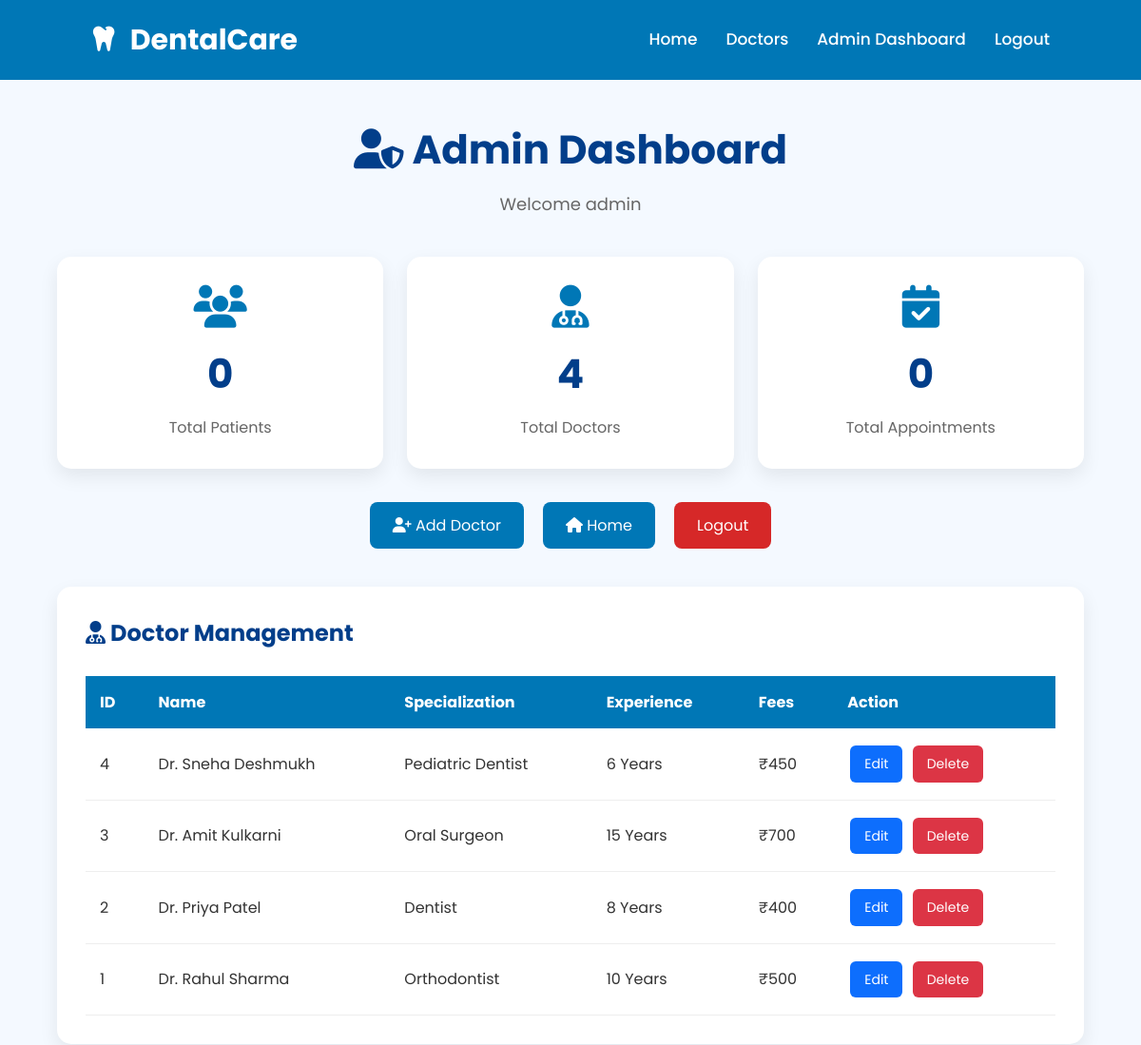
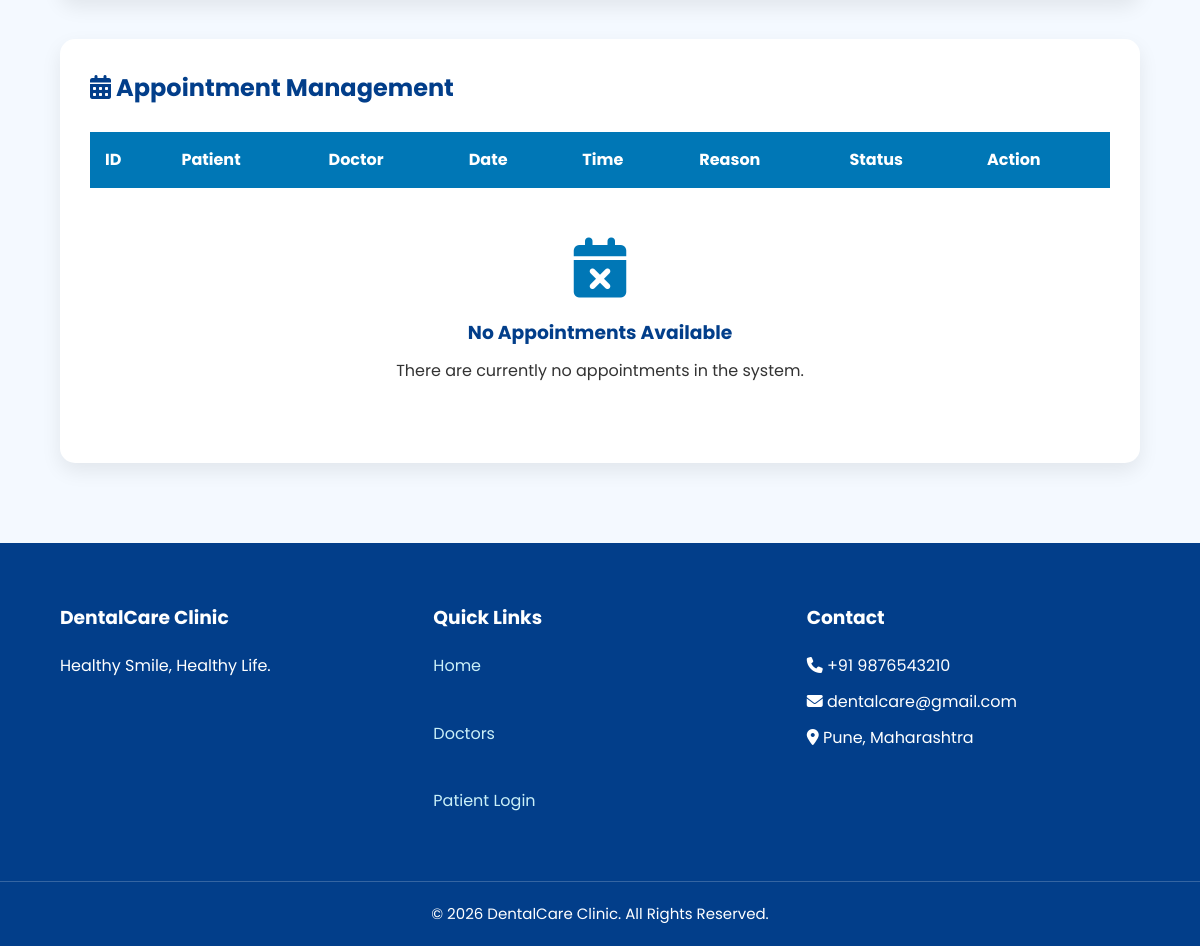
Page /admin/dashboard (signed in) on the earlier database version (2 pictures, top to bottom).
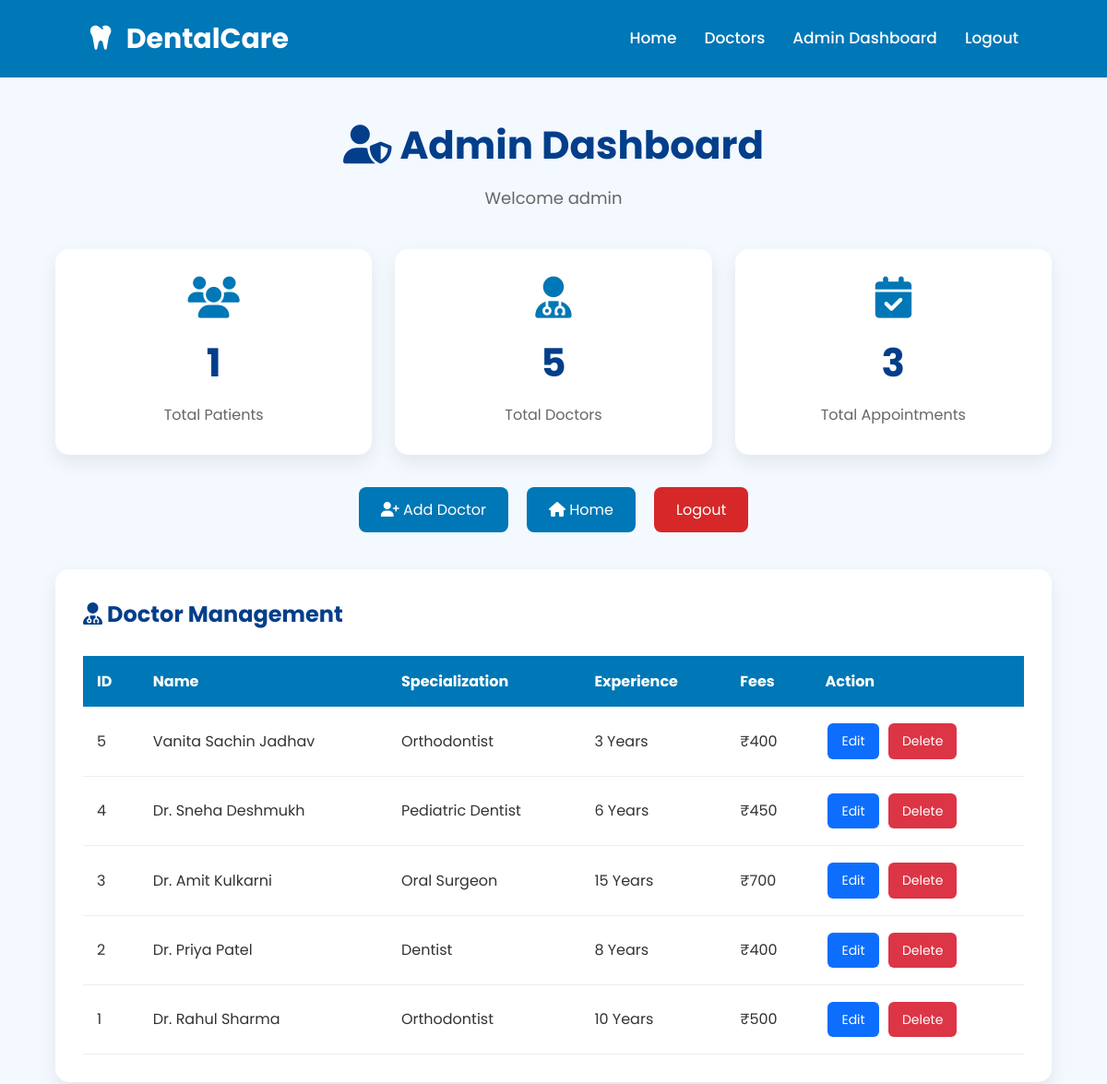
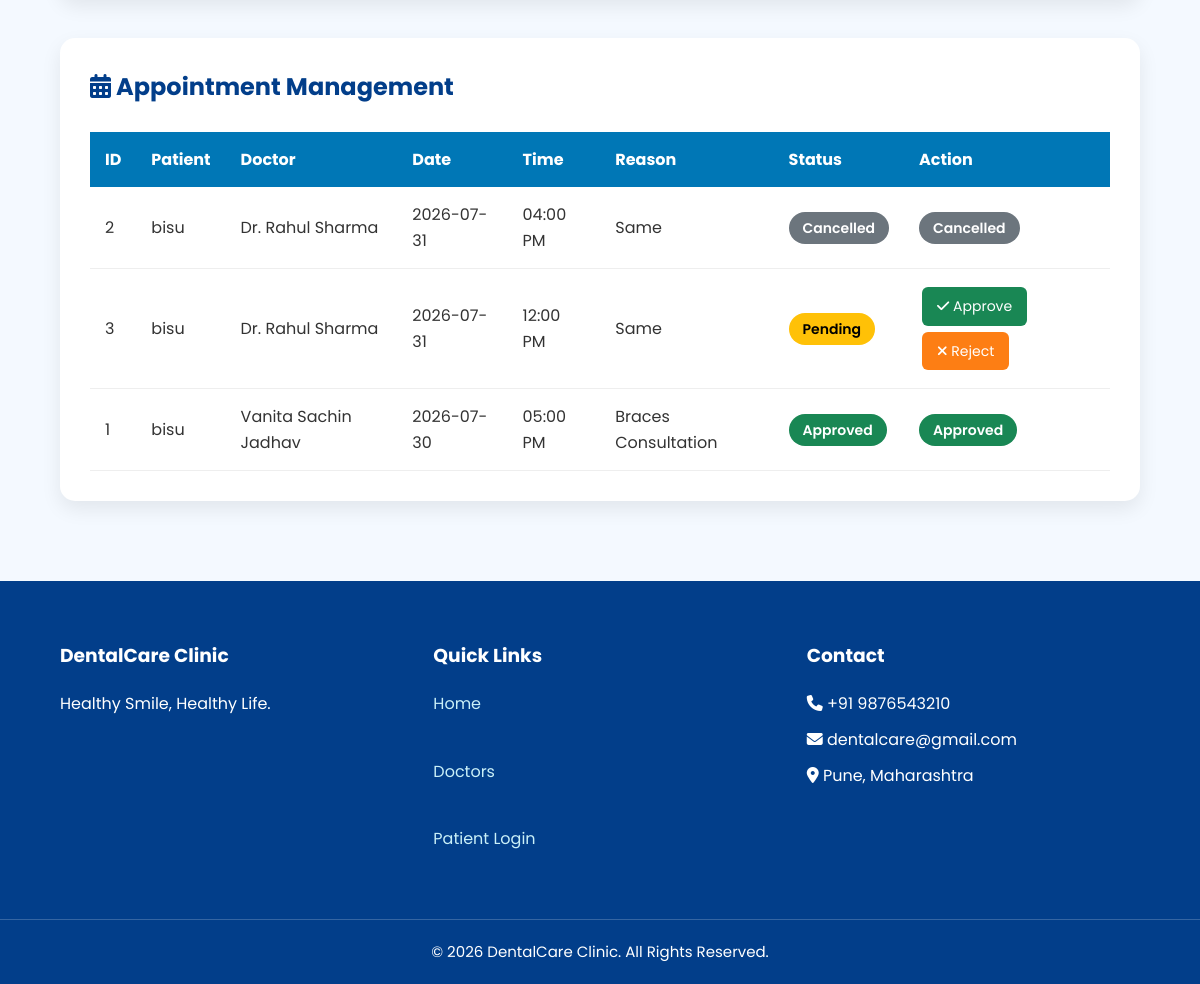
Same page on the later database version (2 pictures, top to bottom).
### tables this page shows
CREATE TABLE doctors(
        id INTEGER PRIMARY KEY AUTOINCREMENT,
        name TEXT NOT NULL,
        specialization TEXT NOT NULL,
        experience INTEGER,
        fees INTEGER,
        image TEXT,
        about TEXT
    );

CREATE TABLE appointments(
        id INTEGER PRIMARY KEY AUTOINCREMENT,
        patient_id INTEGER NOT NULL,
        doctor_id INTEGER NOT NULL,
        appointment_date TEXT NOT NULL,
        appointment_time TEXT NOT NULL,
        reason TEXT,
        status TEXT DEFAULT 'Pending',
        FOREIGN KEY(patient_id) REFERENCES patients(id),
        FOREIGN KEY(doctor_id) REFERENCES doctors(id)
    );

CREATE TABLE patients(
        id INTEGER PRIMARY KEY AUTOINCREMENT,
        name TEXT NOT NULL,
        email TEXT UNIQUE NOT NULL,
        phone TEXT NOT NULL,
        password TEXT NOT NULL
    );

### app.py (the view)
@app.route("/admin/dashboard")
def admin_dashboard():
    if "admin" not in session:
        return redirect(url_for("admin"))
    conn = get_db_connection()
    patient_count = conn.execute(
        "SELECT COUNT(*) FROM patients"
    ).fetchone()[0]
    doctor_count = conn.execute(
        "SELECT COUNT(*) FROM doctors"
    ).fetchone()[0]
    appointment_count = conn.execute(
        "SELECT COUNT(*) FROM appointments"
    ).fetchone()[0]
    doctors = conn.execute("""
        SELECT *
        FROM doctors
        ORDER BY id DESC
    """).fetchall()
    appointments = conn.execute("""
        SELECT
            appointments.*,
            patients.name AS patient_name,
            doctors.name AS doctor_name
        FROM appointments
        JOIN patients
            ON appointments.patient_id = patients.id
        JOIN doctors
            ON appointments.doctor_id = doctors.id
        ORDER BY appointments.appointment_date DESC
    """).fetchall()
    conn.close()
    return render_template(
        "admin_dashboard.html",
        patient_count=patient_count,
        doctor_count=doctor_count,
        appointment_count=appointment_count,
        doctors=doctors,
        appointments=appointments
    )

### database.py (called while the page is built)
def get_db_connection():
    conn = sqlite3.connect(DATABASE)
    conn.row_factory = sqlite3.Row
    return conn

### templates/admin_dashboard.html (shortened to what this page needs)
{% extends "layout.html" %}
{% block content %}
<div class="admin-dashboard">
    <div class="dashboard-title">
        <h1>
            <i class="fa-solid fa-user-shield"></i>
            Admin Dashboard
        </h1>
        <p>
            Welcome {{ session['admin'] }}
        </p>
    </div>
    <div class="dashboard-cards">
        <div class="card">
            <i class="fa-solid fa-users"></i>
            <h2>{{ patient_count }}</h2>
            <p>Total Patients</p>
        </div>
        <div class="card">
            <i class="fa-solid fa-user-doctor"></i>
            <h2>{{ doctor_count }}</h2>
            <p>Total Doctors</p>
        </div>
        <div class="card">
            <i class="fa-solid fa-calendar-check"></i>
            <h2>{{ appointment_count }}</h2>
            <p>Total Appointments</p>
        </div>
    </div>
    <div class="admin-buttons">
        <a href="{{ url_for('add_doctor') }}" class="btn">
            <i class="fa-solid fa-user-plus"></i>
            Add Doctor
        </a>
        <a href="{{ url_for('home') }}" class="btn">
            <i class="fa-solid fa-house"></i>
            Home
        </a>
        <a href="{{ url_for('admin_logout') }}" class="btn btn-danger">
            Logout
        </a>
    </div>
    <div class="table-container">
        <h2>
            <i class="fa-solid fa-user-doctor"></i>
            Doctor Management
        </h2>
        <table class="appointment-table">
            <thead>
                <tr>
                    <th>ID</th>
                    <th>Name</th>
                    <th>Specialization</th>
                    <th>Experience</th>
                    <th>Fees</th>
                    <th>Action</th>
                </tr>
            </thead>
            <tbody>
            {% for doctor in doctors %}
                <tr>
                    <td>{{ doctor['id'] }}</td>
                    <td>{{ doctor['name'] }}</td>
                    <td>{{ doctor['specialization'] }}</td>
                    <td>{{ doctor['experience'] }} Years</td>
                    <td>₹{{ doctor['fees'] }}</td>
                    <td>
                        <a href="{{ url_for('edit_doctor',
                        id=doctor['id']) }}"
                        class="btn-small edit">
                            Edit
                        </a>
                        <a href="{{ url_for('delete_doctor',
                        id=doctor['id']) }}"
                        class="btn-small delete"
                        onclick="return confirm('Delete this doctor?')">
                            Delete
                        </a>
                    </td>
                </tr>
            {% endfor %}
            </tbody>
        </table>
    </div>
    <div class="table-container">
        <h2>
            <i class="fa-solid fa-calendar-days"></i>
            Appointment Management
        </h2>
        <table class="appointment-table">
            <thead>
                <tr>
                    <th>ID</th>
                    <th>Patient</th>
                    <th>Doctor</th>
                    <th>Date</th>
                    <th>Time</th>
                    <th>Reason</th>
                    <th>Status</th>
                    <th>Action</th>
                </tr>
            </thead>
            <tbody>
            {% for appointment in appointments %}
                <tr>
                    <td>{{ appointment['id'] }}</td>
                    <td>{{ appointment['patient_name'] }}</td>
                    <td>{{ appointment['doctor_name'] }}</td>
                    <td>{{ appointment['appointment_date'] }}</td>
                    <td>{{ appointment['appointment_time'] }}</td>
                    <td>{{ appointment['reason'] }}</td>
                    <td>
                        {% if appointment['status']=="Pending" %}
                            <span class="status pending">
                                Pending
                            </span>
                        {% elif appointment['status']=="Approved" %}
                            <span class="status approved">
                                Approved
                            </span>
                        {% elif appointment['status']=="Rejected" %}
                            <span class="status rejected">
                                Rejected
                            </span>
                        {% else %}
                            <span class="status cancelled">
                                Cancelled
                            </span>
                        {% endif %}
                    </td>
                    <td>                        {% if appointment['status']=="Pending" %}
                            <a href="{{ url_for('approve_appointment', id=appointment['id']) }}"
                               class="btn-small approve"
                               onclick="return confirm('Approve this appointment?')">
                                <i class="fa-solid fa-check"></i>
                                Approve
                            </a>
                            <a href="{{ url_for('reject_appointment', id=appointment['id']) }}"
                               class="btn-small reject"
                               onclick="return confirm('Reject this appointment?')">
                                <i class="fa-solid fa-xmark"></i>
                                Reject
                            </a>
                        {% elif appointment['status']=="Approved" %}
                            <span class="status approved">
                                Approved
                            </span>
                        {% elif appointment['status']=="Rejected" %}
                            <span class="status rejected">
                                Rejected
                            </span>
                        {% else %}
                            <span class="status cancelled">
                                Cancelled
                            </span>
                        {% endif %}
                    </td>
                </tr>
            {% endfor %}
            </tbody>
        </table>
        {% if appointments|length == 0 %}
        <div class="empty-state">
            <i class="fa-solid fa-calendar-xmark"></i>
            <h3>No Appointments Available</h3>
            <p>
                There are currently no appointments in the system.
            </p>
        </div>
        {% endif %}
    </div>
</div>
{% endblock %}

### templates/layout.html (shortened to what this page needs)
<!DOCTYPE html>
<html lang="en">
<head>
    <link rel="stylesheet" href="{{ url_for('static', filename='css/style.css') }}">
    <link rel="stylesheet"
          href="https://cdnjs.cloudflare.com/ajax/libs/font-awesome/6.5.2/css/all.min.css">
</head>
<body>
<nav class="navbar">
    <div class="logo">
        <a href="{{ url_for('home') }}">
            <i class="fa-solid fa-tooth"></i>
            DentalCare
        </a>
    </div>
    <ul class="nav-links">
        <li>
            <a href="{{ url_for('home') }}">Home</a>
        </li>
        <li>
            <a href="{{ url_for('doctors') }}">Doctors</a>
        </li>
        {% if session.get('patient_id') %}
            <li>
                <a href="{{ url_for('dashboard') }}">Dashboard</a>
            </li>
            <li>
                <a href="{{ url_for('appointments') }}">Appointments</a>
            </li>
            <li>
                <a href="{{ url_for('profile') }}">Profile</a>
            </li>
            <li>
                <a href="{{ url_for('logout') }}">Logout</a>
            </li>
        {% elif session.get('admin') %}
            <li>
                <a href="{{ url_for('admin_dashboard') }}">Admin Dashboard</a>
            </li>
            <li>
                <a href="{{ url_for('admin_logout') }}">Logout</a>
            </li>
        {% endif %}
    </ul>
</nav>
<div class="main-content">
{% block content %}
{% endblock %}
</div>
<footer>
    <div class="footer-container">
        <div>
            <h3>DentalCare Clinic</h3>
            <p>
                Healthy Smile, Healthy Life.
            </p>
        </div>
        <div>
            <h3>Quick Links</h3>
            <a href="{{ url_for('home') }}">Home</a><br>
            <a href="{{ url_for('doctors') }}">Doctors</a><br>
            <a href="{{ url_for('login') }}">Patient Login</a>
        </div>
        <div>
            <h3>Contact</h3>
            <p>
                <i class="fa-solid fa-phone"></i>
                +91 9876543210
            </p>
            <p>
                <i class="fa-solid fa-envelope"></i>
                dentalcare@gmail.com
            </p>
            <p>
                <i class="fa-solid fa-location-dot"></i>
                Pune, Maharashtra
            </p>
        </div>
    </div>
    <hr>
    <p class="copyright">
        © 2026 DentalCare Clinic. All Rights Reserved.
    </p>
</footer>
</body>
</html>

### static/css/style.css (style rules this page uses)
* { margin:0; padding:0; box-sizing:border-box; font-family:'Poppins',sans-serif; }
html { scroll-behavior:smooth; }
body { background:#f4f9ff; color:#333; line-height:1.6; }
a { text-decoration:none; }
.navbar { display:flex; justify-content:space-between; align-items:center; padding:18px 8%; background:#0077b6; position:sticky; top:0; z-index:1000; }
.logo a { color:#fff; font-size:30px; font-weight:700; }
.logo i { margin-right:8px; }
.nav-links { display:flex; align-items:center; list-style:none; gap:30px; }
.nav-links li { list-style:none; }
.nav-links a { color:#fff; font-size:17px; font-weight:500; transition:.3s; }
.btn { display:inline-block; background:#0077b6; color:#fff; padding:12px 24px; border-radius:8px; transition:.3s; border:none; cursor:pointer; }
.btn-danger { background:#d62828; display:flex; justify-content:center; align-items:center; gap:8px; }
footer { background:#023e8a; color:#fff; margin-top:80px; }
.footer-container { width:90%; max-width:1200px; margin:auto; display:grid; grid-template-columns:repeat(auto-fit,minmax(250px,1fr)); gap:40px; padding:60px 0; }
.footer-container h3 { margin-bottom:20px; }
.footer-container p { margin:10px 0; }
.footer-container a { display:block; color:#caf0f8; margin:8px 0; }
footer hr { border:none; border-top:1px solid rgba(255,255,255,.2); }
.copyright { text-align:center; padding:20px; font-size:15px; }
.admin-dashboard { width:90%; max-width:1400px; margin:40px auto; }
.dashboard-title { text-align:center; margin-bottom:40px; }
.dashboard-title h1 { font-size:42px; color:#023e8a; margin-bottom:10px; }
.dashboard-title p { color:#666; font-size:18px; }
.dashboard-cards { display:grid; grid-template-columns:repeat(auto-fit,minmax(250px,1fr)); gap:25px; margin-bottom:40px; }
.card { background:#fff; border-radius:15px; padding:30px; text-align:center; box-shadow:0 8px 20px rgba(0,0,0,.08); }
.card i { font-size:45px; color:#0077b6; margin-bottom:15px; }
.card h2 { font-size:42px; color:#023e8a; margin-bottom:10px; }
.card p { color:#666; }
.admin-buttons { display:flex; justify-content:center; gap:20px; margin-bottom:40px; flex-wrap:wrap; }
.table-container { background:#fff; border-radius:15px; padding:30px; box-shadow:0 8px 20px rgba(0,0,0,.08); margin-bottom:40px; overflow-x:auto; }
.table-container h2 { color:#023e8a; margin-bottom:25px; }
.appointment-table { width:100%; border-collapse:collapse; }
.appointment-table th { background:#0077b6; color:white; padding:15px; text-align:left; }
.appointment-table td { padding:15px; border-bottom:1px solid #eee; }
.btn-small { display:inline-block; padding:8px 15px; border-radius:6px; color:white; text-decoration:none; font-size:14px; margin:3px; }
.edit { background:#0d6efd; }
.delete { background:#dc3545; }
.approve { background:#198754; }
.reject { background:#fd7e14; }
.status { padding:6px 14px; border-radius:20px; font-size:14px; color:white; font-weight:600; }
.pending { background:#ffc107; color:#000; }
.approved { background:#198754; }
.cancelled { background:#6c757d; }
.dashboard-cards { display:grid; grid-template-columns:repeat(auto-fit,minmax(250px,1fr)); gap:25px; margin-bottom:35px; }

Differences in the rows shown:
added doctors: id "5", name "Vanita Sachin Jadhav", specialization "Orthodontist", experience "3", fees "400"
added appointments: id "2", patient_name "bisu", doctor_name "Dr. Rahul Sharma", appointment_date "2026-07-31", appointment_time "04:00 PM", reason "Same", status "Cancelled"
added appointments: id "3", patient_name "bisu", doctor_name "Dr. Rahul Sharma", appointment_date "2026-07-31", appointment_time "12:00 PM", reason "Same", status "Pending"
added appointments: id "1", patient_name "bisu", doctor_name "Vanita Sachin Jadhav", appointment_date "2026-07-30", appointment_time "05:00 PM", reason "Braces Consultation", status "Approved"
Other differences:
{{ patient_count }}: "0" → "1"
{{ doctor_count }}: "4" → "5"
{{ appointment_count }}: "0" → "3"
text no longer shown: "No Appointments Available There are currently no appointments in the system."
